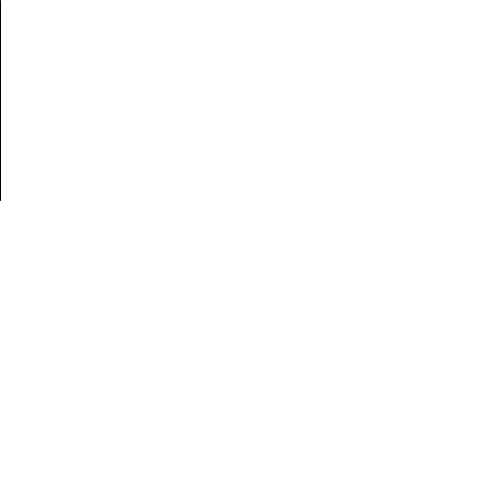
Frame 1 (no input)
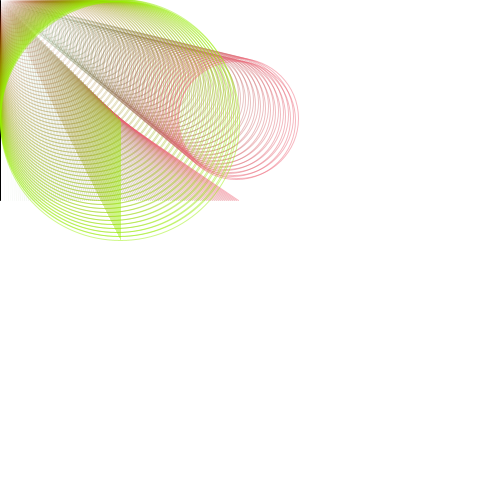
Frame 60 (the mouse pressed at the canvas centre just before this capture)
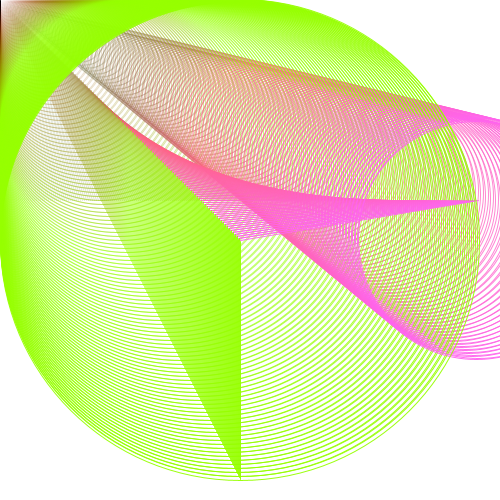
Frame 120 (the mouse held since frame 60 and released just before this capture)

The Processing sketch that drew these frames (run headless with seeded random() and noise(); from frame 60 on, the mouse is pressed at the canvas centre):

// Processing sketch: processing_168585
// ── processing_168585.pde

float a = 0;
int b = 0;
float c = 0;

void setup() {
  size(500, 500);
  background(255);
}

void draw(){
  
  noFill();
  ellipse(a,c,b,b);
  line(b,b,a,200);
  c = b+0.1;
  stroke (150,a,0,c);
  
  a++;
  b++;
  
  noFill();
  ellipse(b,c,a,a);
  line(b,c,b,a);
  stroke(a,100,b,c);
 
  a++;
  b++;
  noFill();
  ellipse(a,c,b,b);
  line(b,b,a,200);
  c = b+0.1;
  stroke (150,a,0,c);
  
  a++;
  c++;
  
  noFill();
  ellipse(b,c,a,a);
  line(b,c,b,a);
  stroke(a,100,b,c);
 
  a++;
  c++;
}
